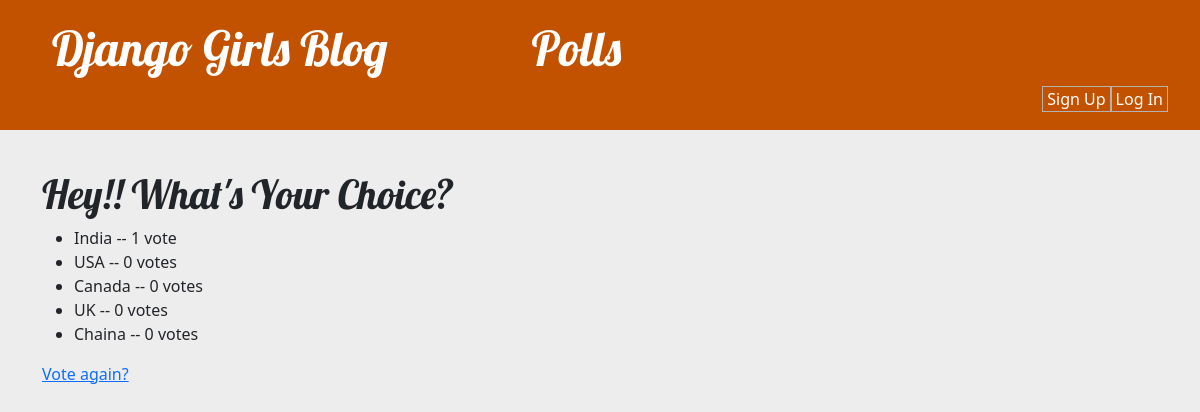
Page /polls/1/results/ on the committed database.
### polls/models.py (models this page shows, shortened)
class Question(models.Model):
    question_text = models.CharField(max_length=200)
    pub_date = models.DateTimeField('date published')

class Choice(models.Model):
    question = models.ForeignKey(Question, on_delete=models.CASCADE)
    choice_text = models.CharField(max_length=200)
    votes = models.IntegerField(default=0)

### polls/views.py (the view)
# urls.py: path('<int:pk>/results/', views.ResultsView.as_view(), name='results'),
class ResultsView(generic.DetailView):
    model = Question
    template_name = 'polls/results.html'

### polls/templates/polls/results.html (shortened to what this page needs)
{% extends 'blog/base.html' %}
        {% block content %}
        <h1>{{ question.question_text }}</h1>
        <ul>
        {% for choice in question.choice_set.all %}
            <li>{{ choice.choice_text }} -- {{ choice.votes }} vote{{ choice.votes|pluralize }}</li>
        {% endfor %}
        </ul>
        <a href="{% url 'polls:detail' question.id %}">Vote again?</a>
        {% endblock %}

### blog/static/css/blog.css (style rules this page uses)
h1, h2, h3, h4 { font-family: 'Lobster', cursive; }
body { background: #eeeded; }

### rows in the picture
Question: question_text "Hey!! What's Your Choice?"
Choice: choice_text "India", votes "1"
Choice: choice_text "USA", votes "0"
Choice: choice_text "Canada", votes "0"
Choice: choice_text "UK", votes "0"
Choice: choice_text "Chaina", votes "0"
